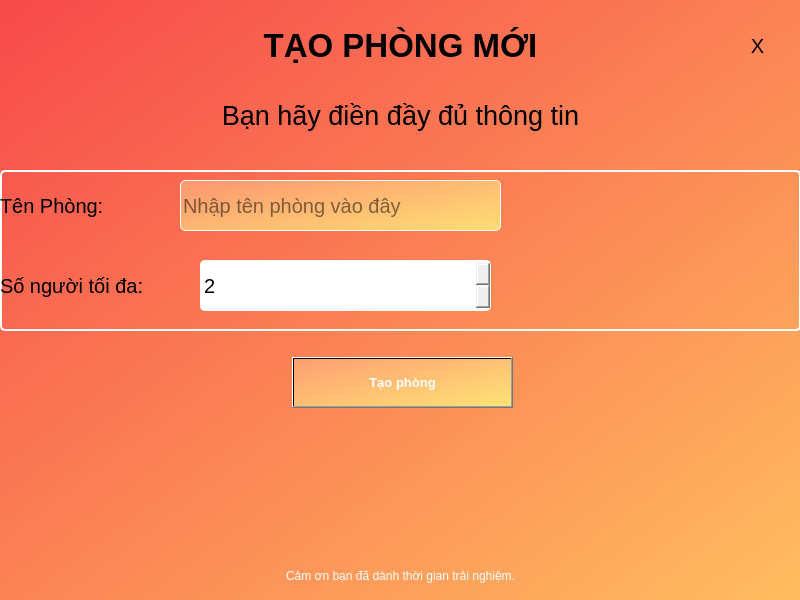
<?xml version="1.0" encoding="UTF-8"?>
<ui version="4.0">
 <class>Main</class>
 <widget class="QMainWindow" name="Main">
  <property name="geometry">
   <rect>
    <x>0</x>
    <y>0</y>
    <width>800</width>
    <height>600</height>
   </rect>
  </property>
  <property name="windowTitle">
   <string>Game Bầu Cua Online - New Room - PL2</string>
  </property>
  <property name="styleSheet">
   <string notr="true">background-color: qlineargradient(spread:pad, x1:0, y1:0, x2:1, y2:1, stop:0 rgba(247, 73, 75, 255), stop:0.997452 rgba(255, 189, 96, 255), stop:1 rgba(255, 255, 255, 255));</string>
  </property>
  <widget class="QWidget" name="centralwidget">
   <property name="styleSheet">
    <string notr="true"/>
   </property>
   <widget class="QLabel" name="title">
    <property name="geometry">
     <rect>
      <x>0</x>
      <y>20</y>
      <width>801</width>
      <height>51</height>
     </rect>
    </property>
    <property name="sizePolicy">
     <sizepolicy hsizetype="Fixed" vsizetype="Fixed">
      <horstretch>0</horstretch>
      <verstretch>0</verstretch>
     </sizepolicy>
    </property>
    <property name="font">
     <font>
      <family>Segoe UI</family>
      <pointsize>25</pointsize>
      <weight>75</weight>
      <bold>true</bold>
     </font>
    </property>
    <property name="autoFillBackground">
     <bool>false</bool>
    </property>
    <property name="styleSheet">
     <string notr="true">background:none;</string>
    </property>
    <property name="text">
     <string>TẠO PHÒNG MỚI</string>
    </property>
    <property name="scaledContents">
     <bool>true</bool>
    </property>
    <property name="alignment">
     <set>Qt::AlignCenter</set>
    </property>
   </widget>
   <widget class="QLabel" name="credit">
    <property name="geometry">
     <rect>
      <x>0</x>
      <y>560</y>
      <width>801</width>
      <height>31</height>
     </rect>
    </property>
    <property name="styleSheet">
     <string notr="true">color:white;background-color:none;</string>
    </property>
    <property name="text">
     <string>Cảm ơn bạn đã dành thời gian trải nghiệm.</string>
    </property>
    <property name="alignment">
     <set>Qt::AlignCenter</set>
    </property>
   </widget>
   <widget class="QLabel" name="description">
    <property name="geometry">
     <rect>
      <x>0</x>
      <y>90</y>
      <width>801</width>
      <height>51</height>
     </rect>
    </property>
    <property name="font">
     <font>
      <pointsize>20</pointsize>
     </font>
    </property>
    <property name="styleSheet">
     <string notr="true">background:none;</string>
    </property>
    <property name="text">
     <string>Bạn hãy điền đầy đủ thông tin</string>
    </property>
    <property name="alignment">
     <set>Qt::AlignCenter</set>
    </property>
   </widget>
   <widget class="QLabel" name="roomname_label">
    <property name="geometry">
     <rect>
      <x>0</x>
      <y>180</y>
      <width>181</width>
      <height>51</height>
     </rect>
    </property>
    <property name="font">
     <font>
      <family>Segoe UI</family>
      <pointsize>15</pointsize>
     </font>
    </property>
    <property name="styleSheet">
     <string notr="true">background:none;</string>
    </property>
    <property name="text">
     <string>Tên Phòng:</string>
    </property>
   </widget>
   <widget class="QLineEdit" name="roomname_input">
    <property name="geometry">
     <rect>
      <x>180</x>
      <y>180</y>
      <width>321</width>
      <height>51</height>
     </rect>
    </property>
    <property name="font">
     <font>
      <family>Segoe UI</family>
      <pointsize>15</pointsize>
     </font>
    </property>
    <property name="styleSheet">
     <string notr="true">background-color: qlineargradient(spread:pad, x1:0, y1:0, x2:1, y2:1, stop:0 rgba(255, 170, 127, 176), stop:1 rgba(255, 255, 127, 187));
border:1px solid white; border-radius: 5px;</string>
    </property>
    <property name="text">
     <string/>
    </property>
    <property name="placeholderText">
     <string>Nhập tên phòng vào đây</string>
    </property>
   </widget>
   <widget class="QWidget" name="widget" native="true">
    <property name="geometry">
     <rect>
      <x>0</x>
      <y>170</y>
      <width>801</width>
      <height>161</height>
     </rect>
    </property>
    <property name="styleSheet">
     <string notr="true">border:2px solid white;background:none;
border-radius:5px;
</string>
    </property>
    <widget class="QLabel" name="maxplayer_label">
     <property name="geometry">
      <rect>
       <x>0</x>
       <y>90</y>
       <width>201</width>
       <height>51</height>
      </rect>
     </property>
     <property name="font">
      <font>
       <family>Segoe UI</family>
       <pointsize>15</pointsize>
      </font>
     </property>
     <property name="styleSheet">
      <string notr="true">background:none;border:none;</string>
     </property>
     <property name="text">
      <string>Số người tối đa:</string>
     </property>
    </widget>
    <widget class="QSpinBox" name="maxplayer_input">
     <property name="geometry">
      <rect>
       <x>200</x>
       <y>90</y>
       <width>291</width>
       <height>51</height>
      </rect>
     </property>
     <property name="font">
      <font>
       <family>Segoe UI</family>
       <pointsize>15</pointsize>
       <kerning>true</kerning>
      </font>
     </property>
     <property name="styleSheet">
      <string notr="true">border-radius:5px;</string>
     </property>
     <property name="wrapping">
      <bool>false</bool>
     </property>
     <property name="frame">
      <bool>true</bool>
     </property>
     <property name="alignment">
      <set>Qt::AlignLeading|Qt::AlignLeft|Qt::AlignVCenter</set>
     </property>
     <property name="minimum">
      <number>2</number>
     </property>
     <property name="maximum">
      <number>20</number>
     </property>
    </widget>
   </widget>
   <widget class="QPushButton" name="createroom">
    <property name="geometry">
     <rect>
      <x>292</x>
      <y>357</y>
      <width>221</width>
      <height>51</height>
     </rect>
    </property>
    <property name="font">
     <font>
      <family>Segoe UI</family>
      <pointsize>10</pointsize>
      <weight>75</weight>
      <bold>true</bold>
     </font>
    </property>
    <property name="cursor">
     <cursorShape>PointingHandCursor</cursorShape>
    </property>
    <property name="styleSheet">
     <string notr="true">background-color: qlineargradient(spread:pad, x1:0, y1:0, x2:1, y2:1, stop:0 rgba(255, 170, 127, 176), stop:1 rgba(255, 255, 127, 187));
color:white;</string>
    </property>
    <property name="text">
     <string>Tạo phòng</string>
    </property>
   </widget>
   <widget class="QLabel" name="exit">
    <property name="geometry">
     <rect>
      <x>730</x>
      <y>20</y>
      <width>55</width>
      <height>51</height>
     </rect>
    </property>
    <property name="font">
     <font>
      <family>Segoe UI</family>
      <pointsize>15</pointsize>
     </font>
    </property>
    <property name="cursor">
     <cursorShape>PointingHandCursor</cursorShape>
    </property>
    <property name="styleSheet">
     <string notr="true">QLabel {
background:none;
}
QLabel::hover {
background:none;
color:white;
}</string>
    </property>
    <property name="text">
     <string>X</string>
    </property>
    <property name="alignment">
     <set>Qt::AlignCenter</set>
    </property>
   </widget>
   <zorder>widget</zorder>
   <zorder>title</zorder>
   <zorder>credit</zorder>
   <zorder>description</zorder>
   <zorder>roomname_label</zorder>
   <zorder>roomname_input</zorder>
   <zorder>createroom</zorder>
   <zorder>exit</zorder>
  </widget>
 </widget>
 <resources>
  <include location="background.qrc"/>
 </resources>
 <connections/>
</ui>
